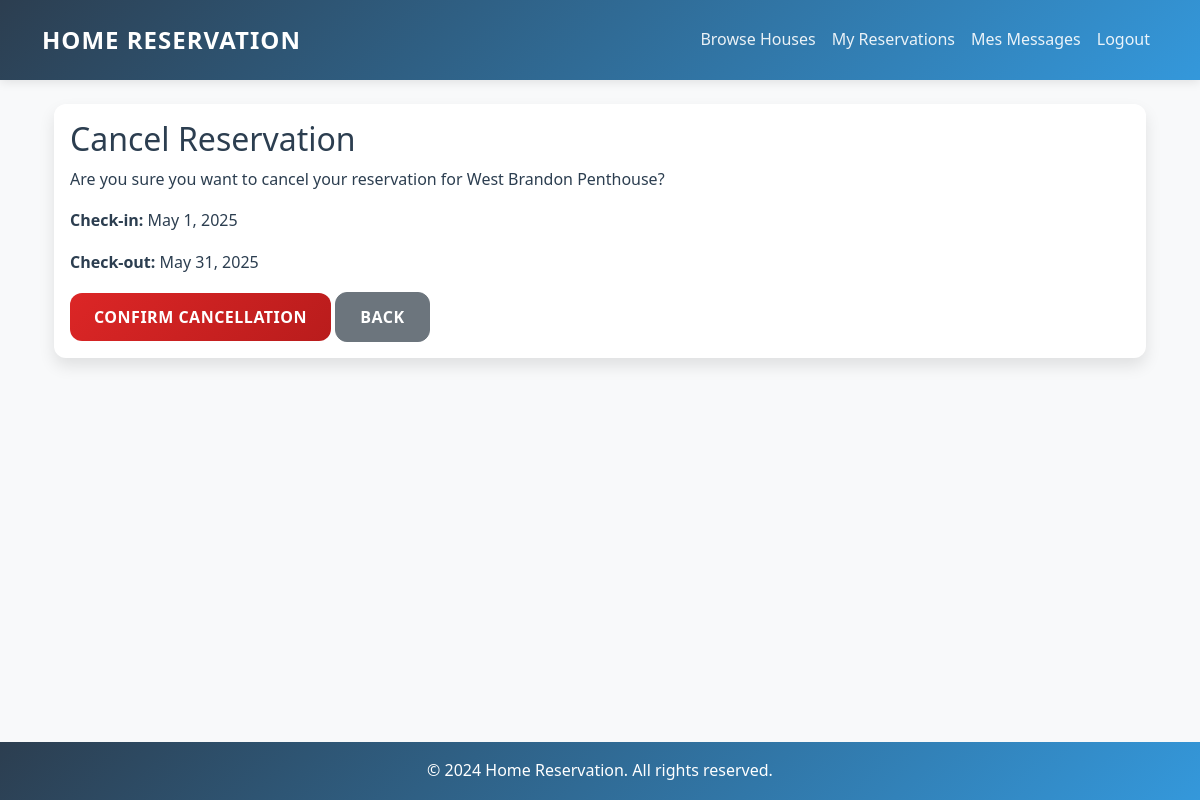
The page /reservations/20/cancel/ (signed in) on the database its author committed.
### reservation/models.py (models this page shows)
class Reservation(models.Model):
    STATUT_CHOICES = [
        ('en_attente', 'En attente'),
        ('confirmée', 'Confirmée'),
        ('annulée', 'Annulée'),
    ]
    utilisateur = models.ForeignKey(UserProfile, on_delete=models.CASCADE, limit_choices_to={'role': 'client'})
    maison = models.ForeignKey(Maison, on_delete=models.CASCADE)
    date_debut = models.DateField()
    date_fin = models.DateField()
    statut = models.CharField(max_length=20, choices=STATUT_CHOICES)

### maison/models.py (models this page shows, shortened)
class Maison(models.Model):
    titre = models.CharField(max_length=100)
    description = models.TextField()
    adresse = models.CharField(max_length=255)
    prix_par_nuit = models.DecimalField(max_digits=10, decimal_places=2)
    disponible = models.BooleanField(default=True)
    proprietaire = models.ForeignKey(UserProfile, on_delete=models.CASCADE, limit_choices_to={'role': 'proprietaire'})
    image = models.ImageField(upload_to='houses/', null=True, blank=True)  # Add this line

### reservation/views.py (the view)
# urls.py: path('reservations/<int:reservation_id>/cancel/', reservation_views.cancel_reservation, name='cancel_reservation'),
@login_required
def cancel_reservation(request, reservation_id):
    reservation = get_object_or_404(Reservation, id=reservation_id, utilisateur__user=request.user)
    if request.method == 'POST':
        reservation.statut = 'annulée'
        reservation.save()
        messages.success(request, 'Your reservation has been cancelled successfully.')
        return redirect('my_reservations')
    return render(request, 'reservation/cancel.html', {'reservation': reservation})

### templates/reservation/cancel.html (shortened to what this page needs)
{% extends 'base.html' %}
{% block content %}
<div class="container">
    <div class="card">
        <div class="card-body">
            <h2>Cancel Reservation</h2>
            <p>Are you sure you want to cancel your reservation for {{ reservation.maison.titre }}?</p>
            <p><strong>Check-in:</strong> {{ reservation.date_debut }}</p>
            <p><strong>Check-out:</strong> {{ reservation.date_fin }}</p>
            <form method="POST">
                <button type="submit" class="btn btn-danger">Confirm Cancellation</button>
                <a href="{% url 'my_reservations' %}" class="btn btn-secondary">Back</a>
            </form>
        </div>
    </div>
</div>
{% endblock %}

### static/css/style.css (style rules this page uses)
:root { --primary-color: #2b6cb0; --secondary-color: #1a4971; --accent-color: #3b82f6; --success-color: #059669; --warning-color: #d97706; --danger-color: #dc2626; --text-color: #1f2937; --text-secondary: #4b5563; --light-bg: #f8fafc; --dark-bg: #1e293b; --border-radius: 0.75rem; --box-shadow: 0 10px 15px -3px rgba(0, 0, 0, 0.1), 0 4px 6px -2px rgba(0, 0, 0, 0.05); --transition: all 0.3s cubic-bezier(0.4, 0, 0.2, 1); --primary-gradient: linear-gradient(135deg, #2b6cb0, #1e40af); --success-gradient: linear-gradient(135deg, #059669, #047857); --danger-gradient: linear-gradient(135deg, #dc2626, #b91c1c); --warning-gradient: linear-gradient(135deg, #d97706, #b45309); }
body { font-family: 'Inter', 'Poppins', sans-serif; color: var(--text-color); background-color: var(--light-bg); line-height: 1.6; }
.card { background: white; border: none; border-radius: var(--border-radius); box-shadow: var(--box-shadow); transition: var(--transition); }
.btn { padding: 0.75rem 1.5rem; font-weight: 600; border-radius: var(--border-radius); transition: var(--transition); text-transform: uppercase; letter-spacing: 0.5px; }
.btn-danger { background: var(--danger-gradient); border: none; }

### templates/base.html (style rules this page uses)
:root { --primary-color: #2c3e50; --secondary-color: #3498db; --accent-color: #e74c3c; --text-color: #2c3e50; --light-bg: #f8f9fa; }
html, body { height: 100%; margin: 0; display: flex; flex-direction: column; }
body { font-family: 'Segoe UI', system-ui, -apple-system, sans-serif; color: var(--text-color); line-height: 1.6; }
.container { flex: 1; }
.card { border: none; border-radius: 12px; box-shadow: 0 8px 16px rgba(0,0,0,0.1); transition: transform 0.3s ease; }

### rows shown on the page
Reservation: maison.titre "West Brandon Penthouse", date_debut "May 1, 2025", date_fin "May 31, 2025"
